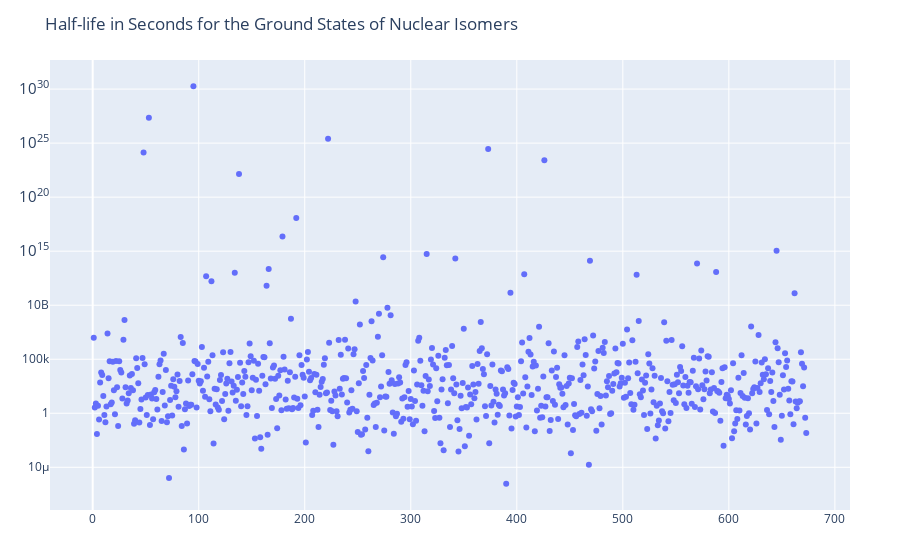

Source (notebook cell):
### Code cell
PlotlyJS.plot(half_lives, Layout(yaxis_type = "log",
            title = "Half-life in Seconds for the Ground States of Nuclear Isomers"), 
            mode = "markers", text = unstable_ground_states)

### Figure 1 — Plotly figure (JSON) as saved in the notebook; plotly's stock layout.template omitted (floating-point values rounded to 4 significant figures; data arrays with more than 128 entries replaced by an {"elided": "..."} marker saying what was removed)
{"data": [{"mode": "markers", "text": {"elided": "673 str values"}, "type": "scatter", "x": {"elided": "673 int values"}, "y": {"elided": "673 float values"}}], "layout": {"margin": {"b": 50, "l": 50, "r": 50, "t": 60}, "title": "Half-life in Seconds for the Ground States of Nuclear Isomers", "yaxis": {"type": "log"}}}
